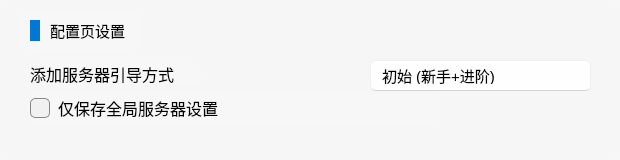
           <widget class="QWidget" name="ConfigPageSettingsWidget" native="true">
            <property name="minimumSize">
             <size>
              <width>620</width>
              <height>160</height>
             </size>
            </property>
            <property name="maximumSize">
             <size>
              <width>620</width>
              <height>160</height>
             </size>
            </property>
            <property name="styleSheet">
             <string notr="true">QWidget
{
	border-radius: 7px;
	background-color: rgba(247, 247, 247, 247)
}</string>
            </property>
            <widget class="QCheckBox" name="OnlySaveGlobalServerConfigs">
             <property name="geometry">
              <rect>
               <x>30</x>
               <y>93</y>
               <width>410</width>
               <height>30</height>
              </rect>
             </property>
             <property name="minimumSize">
              <size>
               <width>28</width>
               <height>20</height>
              </size>
             </property>
             <property name="maximumSize">
              <size>
               <width>410</width>
               <height>30</height>
              </size>
             </property>
             <property name="font">
              <font>
               <family>Microsoft YaHei UI</family>
               <pointsize>12</pointsize>
              </font>
             </property>
             <property name="styleSheet">
              <string notr="true">QCheckBox {
    color: black;
    spacing: 8px;
    min-width: 28px;
    min-height: 20px;
}

QCheckBox::indicator {
    width: 18px;
    height: 18px;
    border-radius: 5px;
    border: 1px solid rgb(135, 135, 135);
    background-color: rgb(241, 241, 241);
}

QCheckBox::indicator:hover {
    border: 1px solid rgb(132, 132, 132);
    background-color: rgb(232, 232, 232);
}

QCheckBox::indicator:pressed {
    border: 1px solid rgb(184, 184, 184);
    background-color: rgb(224, 224, 224);
}

QCheckBox::indicator:checked,
QCheckBox::indicator:indeterminate {
    border: 1px solid rgb(0, 120, 212);
    background-color: rgb(0, 120, 212);
}

QCheckBox::indicator:checked {
    image: url(:/MCSL2_Icon/QCheckBoxAccept.svg);
}

QCheckBox::indicator:indeterminate {
    image: url(:/MCSL2_Icon/QCheckBoxPartialAccept.svg);
}

QCheckBox::indicator:checked:hover,
QCheckBox::indicator:indeterminate:hover {
    border: 1px solid --ThemeColorLight1;
    background-color: --ThemeColorLight1;
}

QCheckBox::indicator:checked:pressed,
QCheckBox::indicator:indeterminate:pressed {
    border: 1px solid --ThemeColorLight3;
    background-color: --ThemeColorLight3;
}

QCheckBox:disabled {
    color: rgba(0, 0, 0, 110);
}

QCheckBox::indicator:disabled {
    border: 1px solid #bbbbbb;
    background-color: rgb(224, 224, 224);
}

QCheckBox::indicator:checked:disabled,
QCheckBox::indicator:indeterminate:disabled {
    border: 1px solid rgb(199, 199, 199);
    background-color: rgb(199, 199, 199);
}</string>
             </property>
             <property name="text">
              <string>仅保存全局服务器设置</string>
             </property>
            </widget>
            <widget class="QWidget" name="ConfigPageSettingsTitle" native="true">
             <property name="geometry">
              <rect>
               <x>20</x>
               <y>10</y>
               <width>120</width>
               <height>40</height>
              </rect>
             </property>
             <property name="minimumSize">
              <size>
               <width>120</width>
               <height>40</height>
              </size>
             </property>
             <property name="styleSheet">
              <string notr="true">QWidget
{
	background-color: rgb(247, 247, 247);
	border-radius: 10px
}</string>
             </property>
             <widget class="QLabel" name="ConfigPageSettingsWidgetTitleLabel">
              <property name="geometry">
               <rect>
                <x>30</x>
                <y>10</y>
                <width>81</width>
                <height>21</height>
               </rect>
              </property>
              <property name="font">
               <font>
                <family>Microsoft YaHei UI</family>
                <pointsize>11</pointsize>
               </font>
              </property>
              <property name="text">
               <string>配置页设置</string>
              </property>
             </widget>
             <widget class="QLabel" name="ConfigPageSettingsWidgetBlue">
              <property name="geometry">
               <rect>
                <x>10</x>
                <y>10</y>
                <width>10</width>
                <height>21</height>
               </rect>
              </property>
              <property name="font">
               <font>
                <family>Microsoft YaHei UI</family>
                <pointsize>12</pointsize>
               </font>
              </property>
              <property name="cursor">
               <cursorShape>ArrowCursor</cursorShape>
              </property>
              <property name="autoFillBackground">
               <bool>false</bool>
              </property>
              <property name="styleSheet">
               <string notr="true">QLabel
{
	background-color: rgb(0, 120, 212);
	border-radius: 10px
}</string>
              </property>
              <property name="text">
               <string/>
              </property>
             </widget>
            </widget>
            <widget class="QLabel" name="HowToAddServer">
             <property name="geometry">
              <rect>
               <x>30</x>
               <y>63</y>
               <width>171</width>
               <height>21</height>
              </rect>
             </property>
             <property name="font">
              <font>
               <family>Microsoft YaHei UI</family>
               <pointsize>12</pointsize>
              </font>
             </property>
             <property name="text">
              <string>添加服务器引导方式</string>
             </property>
            </widget>
            <widget class="QComboBox" name="HowToAddServerComboBox">
             <property name="geometry">
              <rect>
               <x>370</x>
               <y>60</y>
               <width>221</width>
               <height>31</height>
              </rect>
             </property>
             <property name="font">
              <font>
               <family>Microsoft YaHei UI</family>
               <pointsize>11</pointsize>
               <kerning>true</kerning>
              </font>
             </property>
             <property name="styleSheet">
              <string notr="true">QComboBox {
    border: 1px solid rgb(238, 239, 238);
    border-radius: 5px;
    border-bottom: 1px solid rgb(212, 213, 212);
    padding: 5px 31px 6px 11px;
    color: black;
    background-color: rgb(254, 254, 254);
    text-align: left;
}

QComboBox:hover {
    background-color: rgb(251, 251, 251);
}

QComboBox:pressed {
    background-color: rgb(252, 252, 252);
    border-bottom: 1px solid rgb(238, 239, 238);
    color: rgba(0, 0, 0, 0.63);
}
QComboBox::drop-down
{
    subcontrol-origin: padding;
    subcontrol-position: right;
    width: 35px;
    border-left-style: solid;
}
QComboBox::down-arrow
{
    border-image: url(:/MCSL2_Icon/QComboBoxDownArrow.svg);
}
QComboBox QAbstractItemView {
    border: 1px solid rgba(0, 0, 0, 0.1);
    border-radius: 9px;
    background-color: rgb(249, 249, 249);
    outline: none;
}

QComboBox QAbstractItemView::item {
    padding-left: 0px;
    padding-right: 10px;
    border-radius: 5px;
    border: none;
}

QComboBox QAbstractItemView::item:hover {
    background-color: rgba(0, 0, 0, 9);
}

QComboBox QAbstractItemView::item:selected {
    background-color: rgba(0, 0, 0, 7);
    color: black;
}

QComboBox QAbstractItemView::item:selected:active {
    background-color: rgba(0, 0, 0, 0.06);
    color: rgba(0, 0, 0, 0.7);
}</string>
             </property>
             <item>
              <property name="text">
               <string>初始 (新手+进阶)</string>
              </property>
             </item>
             <item>
              <property name="text">
               <string>总是新手</string>
              </property>
             </item>
             <item>
              <property name="text">
               <string>总是进阶</string>
              </property>
             </item>
            </widget>
           </widget>
